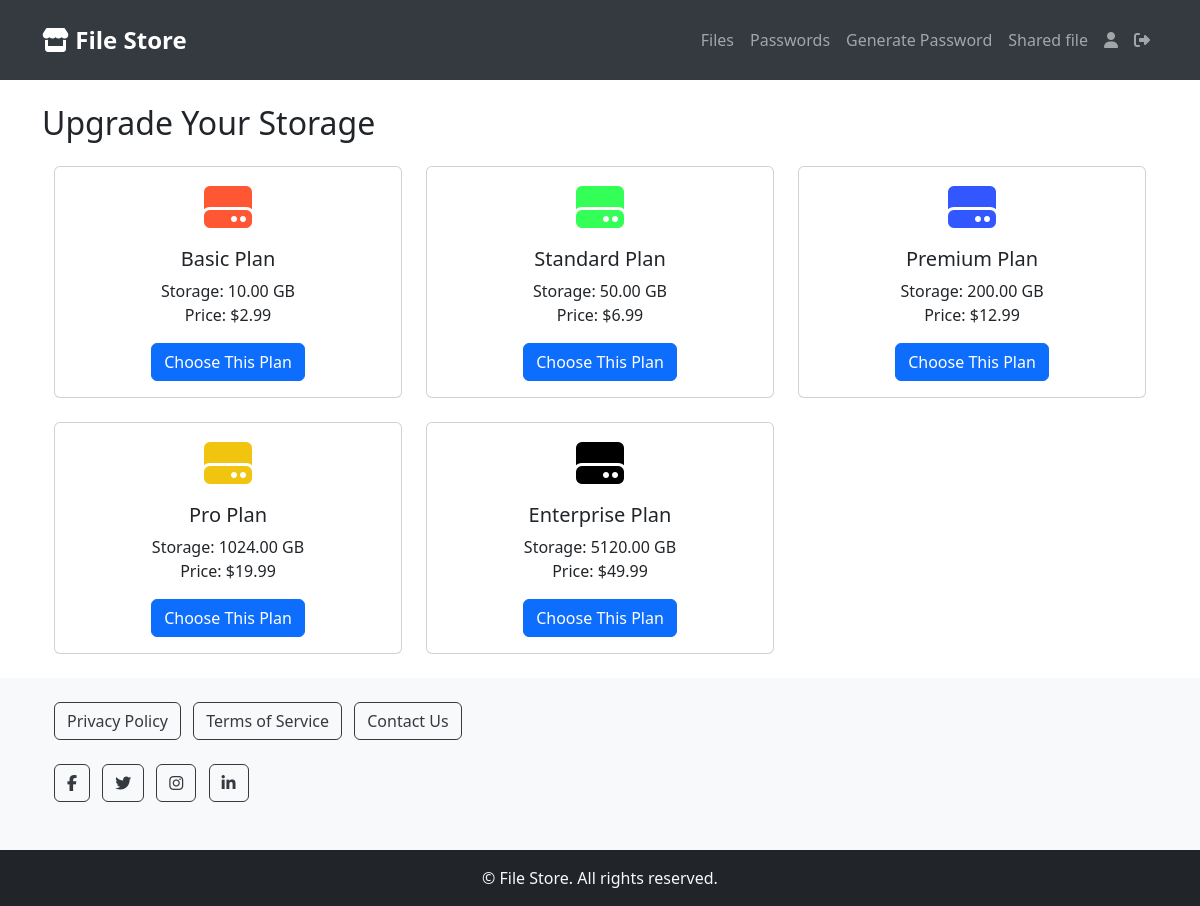
Page /upgrade-storage/ (signed in) on the committed database.
### passwords/models.py (models this page shows, shortened)
class StoragePackage(models.Model):
    name = models.CharField(max_length=100)
    storage_limit = models.IntegerField()  # in bytes
    price = models.DecimalField(max_digits=6, decimal_places=2)
    icon_color = models.CharField(max_length=7, default='#000000')  # Hex color code

### passwords/views.py (the view)
# urls.py: path('upgrade-storage/', views.upgrade_storage, name='upgrade_storage'),
@login_required
def upgrade_storage(request):
    if request.method == 'POST':
        package_id = request.POST.get('package_id')
        try:
            package = StoragePackage.objects.get(id=package_id)
            return redirect('checkout', package_id=package_id)
        except StoragePackage.DoesNotExist:
            messages.error(request, 'Selected package does not exist.')
            return redirect('upgrade_storage')
    else:
        packages = StoragePackage.objects.all()
        for package in packages:
            package.storage_limit_gb = package.storage_limit / (1024 ** 3)
            package.storage_limit_gb_formatted = f"{package.storage_limit_gb:.2f}"
        return render(request, 'passwords/upgrade_storage.html', {'packages': packages})

### passwords/templates/passwords/upgrade_storage.html (shortened to what this page needs)
{% extends 'base.html' %}
{% block content %}
    <h2>Upgrade Your Storage</h2>
    <div class="container mt-4">
        <div class="row">
            {% for package in packages %}
                <div class="col-md-4 mb-4">
                    <div class="card text-center">
                        <div class="card-body">
                            <i class="fas fa-hdd fa-3x mb-3" style="color: {{ package.icon_color }};"></i>
                            <h5 class="card-title">{{ package.name }}</h5>
                            <p class="card-text">
                                Storage: {{ package.storage_limit_gb_formatted }} GB<br>
                                Price: ${{ package.price }}
                            </p>
                            <form method="post" action="{% url 'checkout' package_id=package.id %}">
                                <button type="submit" class="btn btn-primary">Choose This Plan</button>
                            </form>
                        </div>
                    </div>
                </div>
            {% endfor %}
        </div>
    </div>
{% endblock %}

### passwords/templates/base.html (shortened to what this page needs)
<!DOCTYPE html>
<html lang="en">
<head>
    <link href="https://cdn.jsdelivr.net/npm/bootstrap@5.3.0-alpha1/dist/css/bootstrap.min.css" rel="stylesheet">
</head>
<body>
    <nav class="navbar navbar-expand-lg navbar-dark">
        <div class="container">
            <a class="navbar-brand" href="{% url 'file_list' %}">
                <i class="fas fa-store"></i> File Store
            </a>
            <div class="navbar-nav">
                {% if user.is_authenticated %}
                    <a class="nav-item nav-link" href="{% url 'file_list' %}">Files</a>
                    <a class="nav-item nav-link" href="{% url 'password_list' %}">Passwords</a>
                    <a class="nav-item nav-link" href="{% url 'generate_password' %}">Generate Password</a>
                    <a class="nav-item nav-link" href="{% url 'shared_files' %}">Shared file</a>
                    <a class="nav-item nav-link" href="{% url 'profile' %}">
                        <i class="fas fa-user"></i>
                    </a>
                    <a class="nav-item nav-link" href="#" data-bs-toggle="modal" data-bs-target="#logoutModal">
                        <i class="fas fa-sign-out-alt"></i>
                    </a>
                {% else %}
                    <a class="nav-item nav-link" href="{% url 'login' %}">Login</a>
                    <a class="nav-item nav-link" href="{% url 'register' %}">Register</a>
                {% endif %}
            </div>
        </div>
    </nav>
    <div class="container mt-4 hgh">
        {% block content %}
        {% endblock %}
    </div>
    <footer class="bg-light text-center text-lg-start mt-auto">
        <div class="container p-4">
            <section class="mb-4">
                <a href="#" class="btn btn-outline-dark me-2">Privacy Policy</a>
                <a href="#" class="btn btn-outline-dark me-2">Terms of Service</a>
                <a href="#" class="btn btn-outline-dark">Contact Us</a>
            </section>
            <section class="mb-4">
                <a href="https://facebook.com" target="_blank" class="btn btn-outline-dark me-2">
                    <i class="fab fa-facebook-f"></i>
                </a>
                <a href="https://twitter.com" target="_blank" class="btn btn-outline-dark me-2">
                    <i class="fab fa-twitter"></i>
                </a>
                <a href="https://instagram.com" target="_blank" class="btn btn-outline-dark me-2">
                    <i class="fab fa-instagram"></i>
                </a>
                <a href="https://linkedin.com" target="_blank" class="btn btn-outline-dark">
                    <i class="fab fa-linkedin-in"></i>
                </a>
            </section>
        </div>
        <div class="text-center p-3 bg-dark text-light">
            &copy; {{ current_year }} File Store. All rights reserved.
        </div>
    </footer>
</body>
</html>

### passwords/templates/base.html (style rules this page uses)
* { box-sizing: border-box; }
.navbar { background-color: #343a40; height: 80px; position: sticky; top: 0; z-index: 1020; }
.navbar-brand { font-size: 1.5rem; font-weight: bold; }
.card { transition: transform 0.2s ease; }
footer { position: relative; bottom: 0; width: 100%; }
footer .btn-outline-dark { color: #343a40; border-color: #343a40; }

### rows in the picture
StoragePackage: name "Basic Plan", storage_limit_gb_formatted "10.00", price "2.99"
StoragePackage: name "Standard Plan", storage_limit_gb_formatted "50.00", price "6.99"
StoragePackage: name "Premium Plan", storage_limit_gb_formatted "200.00", price "12.99"
StoragePackage: name "Pro Plan", storage_limit_gb_formatted "1024.00", price "19.99"
StoragePackage: name "Enterprise Plan", storage_limit_gb_formatted "5120.00", price "49.99"
